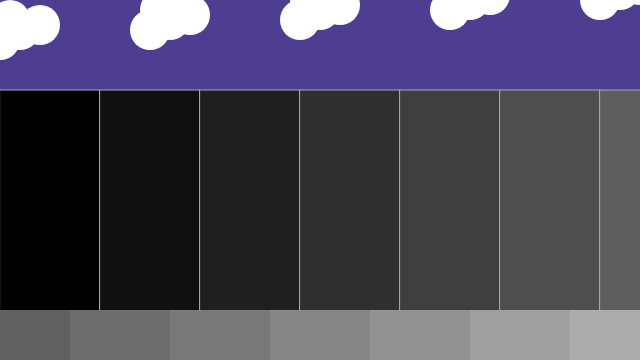
Frame 1 (no input)
Frame 60 (no input): identical to frame 1, image omitted
Frame 120 (the mouse pressed at the canvas centre since frame 60): identical to frame 1, image omitted

The p5.js sketch that drew this single still picture (run headless with seeded random() and noise() and a simulated clock; from frame 60 on, the mouse is pressed at the canvas centre):

// p5.js sketch
// ── sketch.js
/* 
	pattern version 1
*/

function setup() {
	createCanvas(640, 360);
}

function draw() {
	background(78, 62, 145);

	//background

	//silhouette
	for (let x = 0; x < width; x += 100) {
		let b1 = map(x, 0, width, 0, 100);
		fill (b1);
		stroke (170);
		rect(x, height - 270, 100, 280); //random height 50 - 100 
	}

	//rooftops
	for (let x = -30; x < width; x += 100) {
		let b2 = map(x, 0, width, 100, 180);
		fill(b2);
		noStroke();
		rect(x, height - 50, 100, 50);
	}

	//clouds
	let y = 30;
	for (let x = 20; x < width; x += 150) {

		fill(255);
		noStroke();

		ellipse(x, y, 40);
		ellipse(x - 20, y + 10, 40);
		ellipse(x + 20, y - 5, 40);
		ellipse(x - 10, y - 10, 40);

		y -= 10;
	}
}
